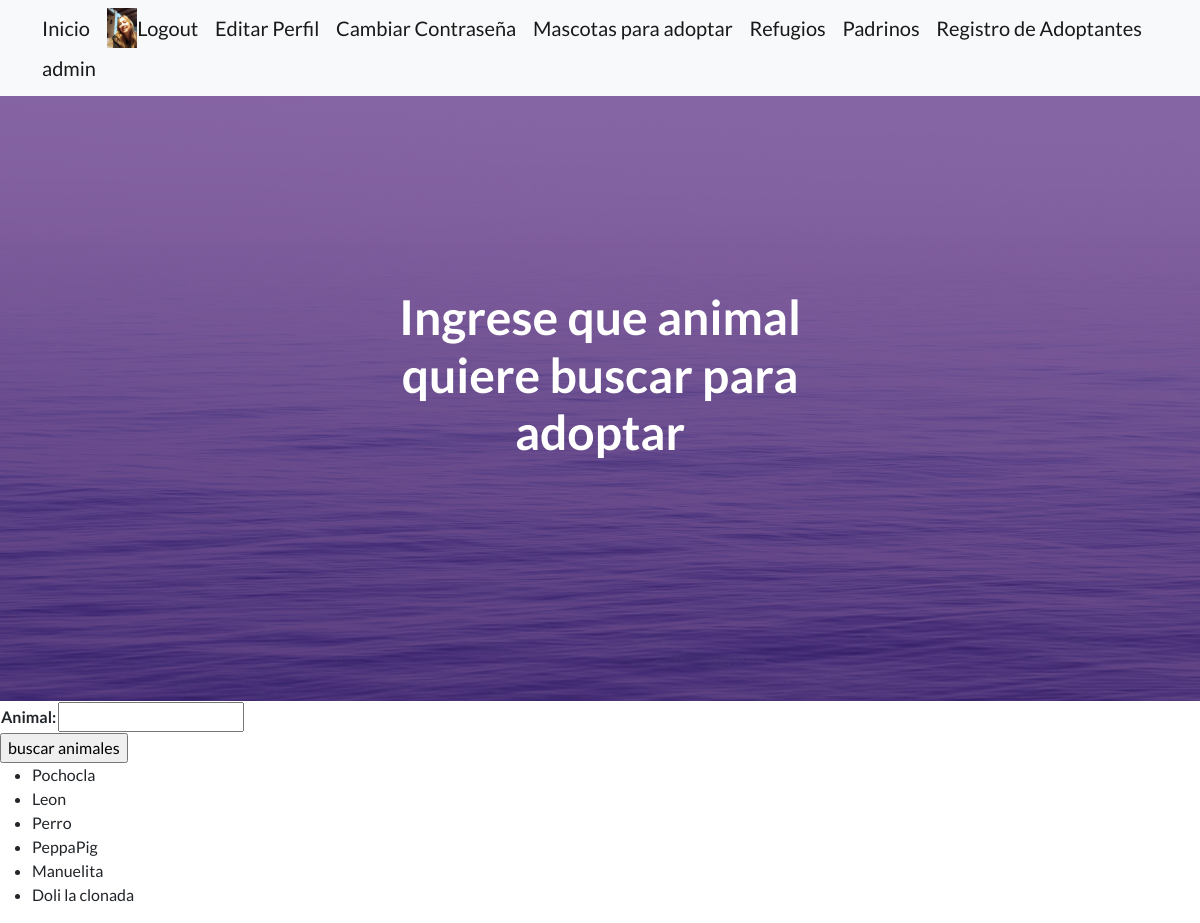
Before: /busqueda/ (signed in) with the older database file.
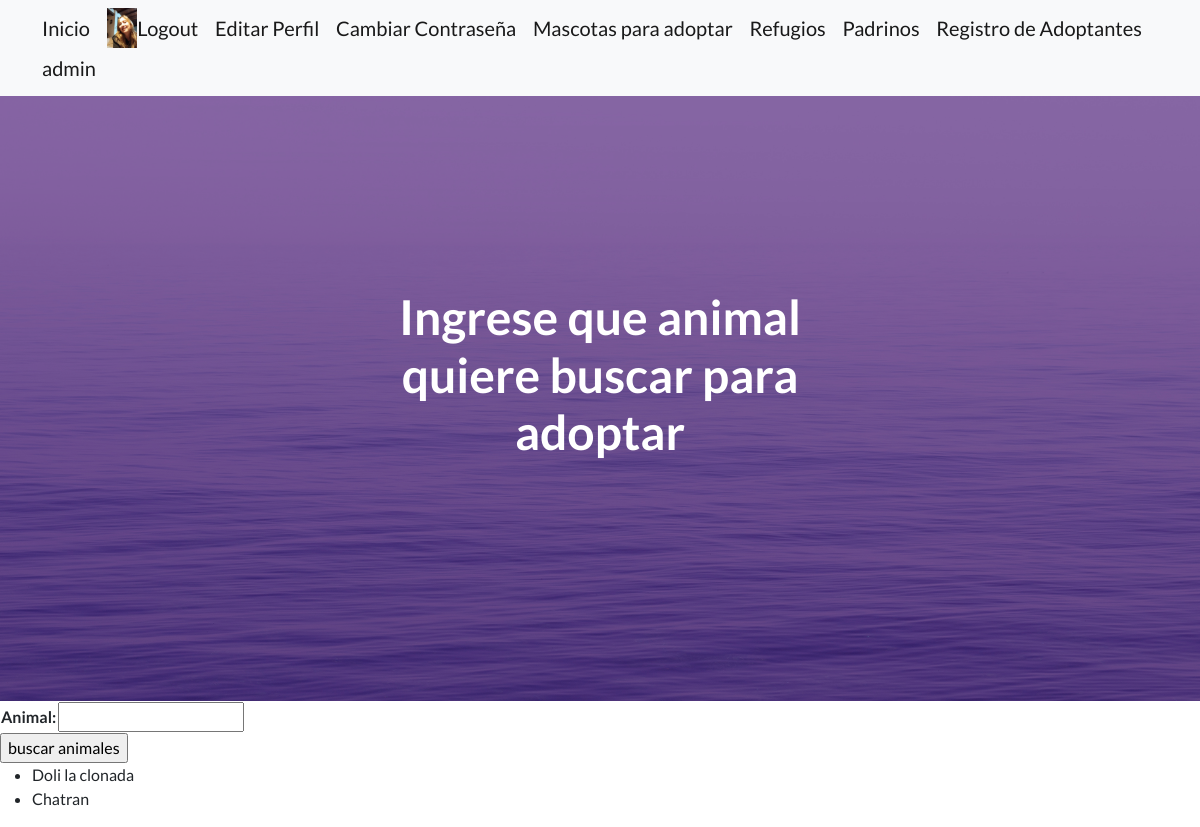
After: the same page with the newer database file.
### DogsApp/models.py (models this page shows)
class Adoptado(models.Model):
    animal=models.CharField(max_length=15)
    nombre= models.CharField(max_length=15)
    edad= models.CharField(max_length=2, default=0,blank=True)
    foto=models.ImageField(upload_to="fotos_adoptados", null=True, blank=True)

### DogsApp/views.py (the view)
# urls.py: path("busqueda/",busquedaview,name="busqueda adoptado"),
def busquedaview(request):
    if request.method == "GET":
        candidato=formbusqueda_adoptado(request.GET)
        if candidato.is_valid():
          animal_a_buscar = candidato.cleaned_data.get("animal")
          animales_encontrados=Adoptado.objects.filter(animal__icontains=animal_a_buscar)
    else:
        animales_encontrados=Adoptado.objects.all
    candidato = formbusqueda_adoptado()
    return render(request,"temp_app/buscar_dog.html", {"candidato":candidato,"animales_encontrados":animales_encontrados})

### DogsApp/forms.py
class formbusqueda_adoptado(forms.Form):
   animal = forms.CharField(max_length=15, required=False)

### DogsApp/templates/temp_app/buscar_dog.html (shortened to what this page needs)
{% extends "padre/padre.html" %}
{% block main %}
<form action ="">
    <table>
        {{candidato}}
    </table>
    <input type = "submit" value="buscar animales">
<form >
{% if animales_encontrados%}
<ul>
    {% for animal in animales_encontrados %}
    <li>{{animal.nombre}} </li>
    {% endfor %}
{% else %}
<p> No hay ningún animal de ese tipo disponible para adopción </p>
{% endif %}
{% endblock main %}
{% block centro %}
Ingrese que animal quiere buscar para adoptar <Base></Base>
{%endblock centro %}

Changed rows visible on the page:
removed Adoptado: nombre "Pochocla"
removed Adoptado: nombre "Leon"
removed Adoptado: nombre "Perro"
removed Adoptado: nombre "PeppaPig"
removed Adoptado: nombre "Manuelita"
added Adoptado: nombre "Chatran"
